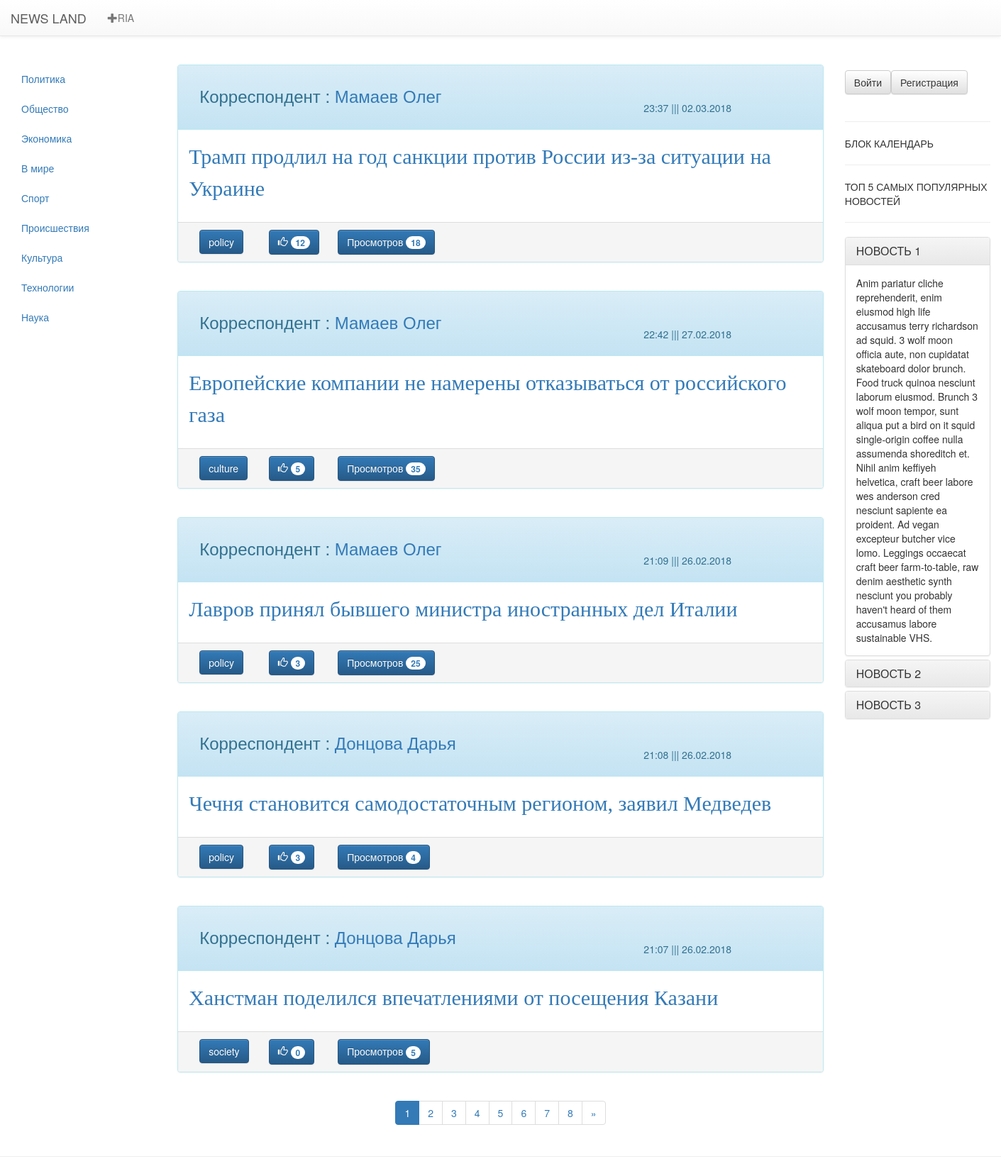
The page / on the database its author committed.
### news/models.py (models this page shows, shortened)
class Newsbase(models.Model):
    class Meta:
        verbose_name = 'Новость'
        verbose_name_plural = 'Новости'
    authors = (
        ('Mamaev_Oleg','Мамаев Олег'),
        ('Maksimova_Marina','Максимова Марина'),
        ('Doncova_Dariya','Донцова Дарья'),
    )
    category = (
        ('policy', 'Политика'),
        ('society', 'Общество'),
        ('economy', 'Экономика'),
        ('world', 'В мире'),
        ('sport', 'Спорт'),
        ('incedent', 'Происшествия'),
        ('culture', 'Культура'),
        ('tech', 'Технологии'),
        ('science', 'Наука'),
    )
    news_title = models.CharField(max_length=250,verbose_name='Заголовок',unique=True)
    news_date = models.DateTimeField(auto_now_add=True,verbose_name='Дата и время публикации')
    news_text = models.TextField(verbose_name='Текст статьи',unique=True)
    news_liked = models.IntegerField(default=0,verbose_name='Like')
    news_category = models.CharField(max_length=20,choices=category,verbose_name='Категория')
    news_authors = models.CharField(max_length=30,choices=authors, verbose_name='Автор' )
    news_views = models.IntegerField(default=0,verbose_name='Просмотров')
    news_pic1 = models.ImageField(upload_to='news/pic/%Y/%m/%d',verbose_name='Изображение1')
    news_pic2 = models.ImageField(upload_to='news/pic/%Y/%m/%d',verbose_name='Изображение2',blank=True)
    news_pic3 = models.ImageField(upload_to='news/pic/%Y/%m/%d',verbose_name='Изображение3',blank=True)
    news_pic4 = models.ImageField(upload_to='news/pic/%Y/%m/%d',verbose_name='Изображение4',blank=True)
    news_pic5 = models.ImageField(upload_to='news/pic/%Y/%m/%d',verbose_name='Изображение5',blank=True)

### news/views.py (the view)
# urls.py: re_path('^(?:(?P<category>\w+)/)?$',    views.index_list_Views.as_view(),       name='index'),
class index_list_Views(ListView,category_list):
    model = Newsbase
    template_name = 'index.html'
    paginate_by = 5
    context_object_name = 'list'
    def get(self,request,*args,**kwargs):
        try:
            self.category = self.kwargs['category']
        except:
            self.category = None
        return super(index_list_Views,self).get(request,*args,**kwargs)
    def get_context_data(self, **kwargs):
        context = super(index_list_Views,self).get_context_data(**kwargs)
        context['category_now'] = self.category
        context['title'] = 'News_Land - Новостной портал'
        return context
    def get_queryset(self):
        if self.category == None:
            return Newsbase.objects.order_by('-news_date')
        else:
            return Newsbase.objects.filter(news_category=self.category).order_by('-news_date')

### news/views.py (called while the page is built)
    def get_context_data(self, **kwargs):
        context = super(category_list,self).get_context_data(**kwargs)
        context['category'] = Newsbase.category
        context['authors'] = Newsbase.authors
        return context

### news/templates/index.html (shortened to what this page needs)
{% extends 'base/main.html' %}
{% load staticfiles %}
{% block category %}
    {% if  category  %}
        {% for cat in category %}
        <li><a href="/{{cat.0}}"> {{cat.1}}</a></li>
        {% endfor %}
    {% else %}
        <p> Категории отсутсвуют</p>
    {% endif %}
{% endblock%}
{% block news%}
    {% if object_list %}
        {% for news in object_list %}
            <div class="panel panel-info ">
                <div class="panel-heading" >
                    <div class="container">
                        <div class="row">
                            <div class="col-md-6 h3">
                                {% for name in authors %}
                                    {% if  name.0 == news.news_authors  %}
                                            <p>Корреспондент :  <a href="/author/{{name.0}}">{{ name.1 }}</a></p>
                                    {% endif %}
                                {% endfor %}
                            </div>
                            <div class="col-md-2" align="right">
                                <p>{{ news.news_date|date:"H:i" }} ||| {{ news.news_date|date:"d.m.Y" }}</p>
                            </div>
                        </div>
                    </div>
                </div>
                <div class="panel-body" style="font-size:30px" id="{{news.id}}">
                    <p><font face="Georgia"><a href="{% url 'post' %}?post={{ news.id }}">{{news.news_title}}</a></font></p>
                </div>
                <div class="panel-footer">
                    <div class="container">
                        <div class="row">
                            <div class="col-md-1">
                                <button class="btn btn-primary " type="button" >
                                    {{ news.news_category }}
                                </button>
                            </div>
                            <div class="col-md-1">
                                {% if user.is_authenticated %}
                                <a href="{% url 'like' %}?post={{ news.id }}&home={{ request.get_full_path }}&id={{news.id}}">
                                    <button class="btn btn-primary" type="button">
                                        <i class="glyphicon glyphicon-thumbs-up"></i>
                                            <span class="badge">{{ news.news_liked }}</span>
                                    </button></a>
                                {% else %}
                                <button class="btn btn-primary" type="button">
                                        <i class="glyphicon glyphicon-thumbs-up"></i>
                                            <span class="badge">{{ news.news_liked }}</span>
                                    </button>
                                {% endif %}
                            </div>
                            <div class="col-md-2">
                                <button class="btn btn-primary " type="button" >
                                    Просмотров <span class="badge">{{news.news_views}}</span>
                                </button>
                            </div>
                        </div>
                    </div>
                </div>
            </div>
        {% if  not forloop.last  %}
            <br>
        {% endif %}
    {% endfor %}
    <center>
        <div>
            <nav aria-label="Page navigation">
                <ul class="pagination">
                    {% if  page_obj.has_other_pages  %}
                        {% for pn in page_obj.paginator.page_range %}
                            {% if  category_now  %}
                                {% if  pn != page_obj.number  %}
                                    <li>
                                        <a href="{% url 'index' category=category_now %}?page={{ pn }}">{{ pn }}</a>
                                    </li>
                                {% else %}
                                    <li class="active">
                                        <a href="">{{ pn }} <span class="sr-only">(current)</span></a>
                                    </li>
                                {% endif %}
                            {% else %}
                                {% if  author_name  %}
                                    {% if  pn != page_obj.number  %}
                                        <li>
                                            <a href="{% url 'authors' author_name%}?page={{ pn }}">{{ pn }}</a>
                                        </li>
                                    {% else %}
                                        <li class="active">
                                            <a href="">{{ pn }} <span class="sr-only">(current)</span></a>
                                        </li>
                                    {% endif %}
                                {% else %}
                                    {% if  pn != page_obj.number  %}
                                        <li>
                                            <a href="{% url 'index' %}?page={{ pn }}">{{ pn }}</a>
                                        </li>
                                    {% else %}
                                        <li class="active">
                                            <a href="">{{ pn }} <span class="sr-only">(current)</span></a>
                                        </li>
                                    {% endif %}
                            {% endif %}
                            {% endif %}
                        {% endfor %}
                    {% endif %}
                    {% if  page_obj.has_next  %}
                        {% if  category_now  %}
                            <li>
                                <a href="{% url 'index' category=category_now %}?page={{page_obj.next_page_number}}" aria-label="Next"><span aria-hidden="true">&raquo;</span></a>
                            </li>
                        {% else %}
                            {% if  author_name  %}
                                <li>
                                    <a href="{% url 'authors' author_name%}?page={{page_obj.next_page_number}}" aria-label="Previous">
                                        <span aria-hidden="true">&raquo;</span>
                                    </a>
                                </li>
                            {% else %}
                                <li>
                                 <a href="{% url 'index' %}?page={{page_obj.next_page_number}}" aria-label="Next"><span aria-hidden="true">&raquo;</span></a>
                             </li>
                    {% endif %}
                        {% endif %}
                    {% endif %}
                </ul>
            </nav>
         </div>
    </center>
    {% else %}
        <p>НОВОСТИ ОТСУТСТВУЮТ</p>
    {% endif %}
{% endblock %}

### rows shown on the page
Newsbase: name "Мамаев Олег", news_date "23:37", news_date "02.03.2018", news_title "Трамп продлил на год санкции против России из-за ситуации на Украине", news_category "policy", news_liked "12", news_views "18"
Newsbase: name "Мамаев Олег", news_date "22:42", news_date "27.02.2018", news_title "Европейские компании не намерены отказываться от российского газа", news_category "culture", news_liked "5", news_views "35"
Newsbase: name "Мамаев Олег", news_date "21:09", news_date "26.02.2018", news_title "Лавров принял бывшего министра иностранных дел Италии", news_category "policy", news_liked "3", news_views "25"
Newsbase: name "Донцова Дарья", news_date "21:08", news_date "26.02.2018", news_title "Чечня становится самодостаточным регионом, заявил Медведев", news_category "policy", news_liked "3", news_views "4"
Newsbase: name "Донцова Дарья", news_date "21:07", news_date "26.02.2018", news_title "Ханстман поделился впечатлениями от посещения Казани", news_category "society", news_liked "0", news_views "5"

### other values the page prints
{{ cat.1 }} "Политика" "Общество" "Экономика" "В мире" "Спорт" "Происшествия" "Культура" "Технологии" "Наука"
{{ pn }} "1"
{{ pn }} "2" "3" "4" "5" "6" "7" "8"
